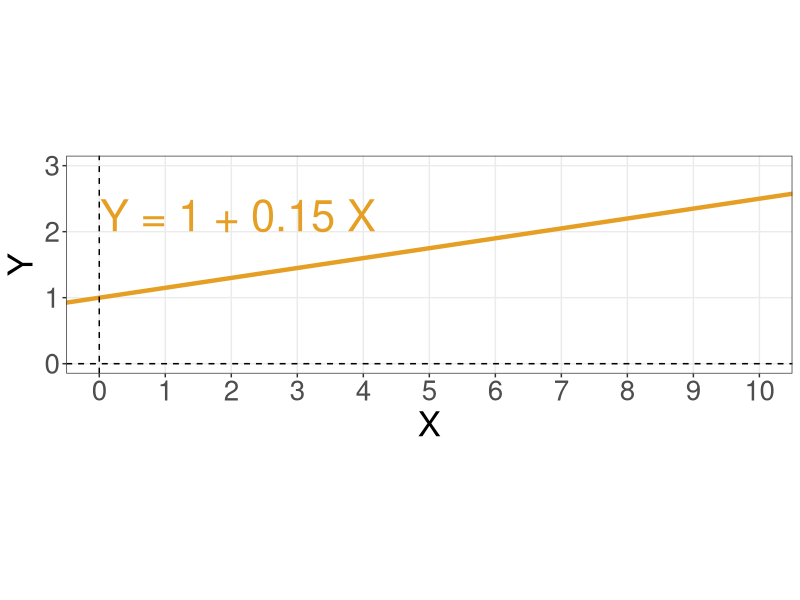
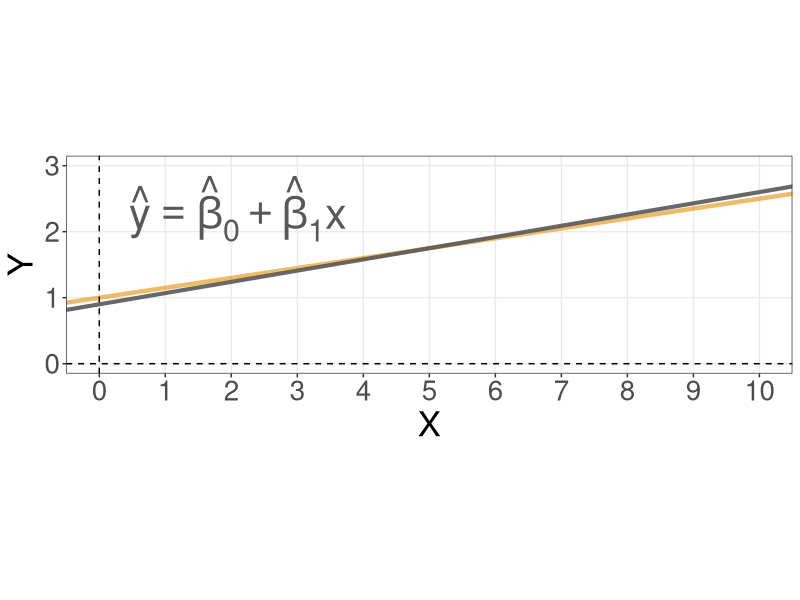
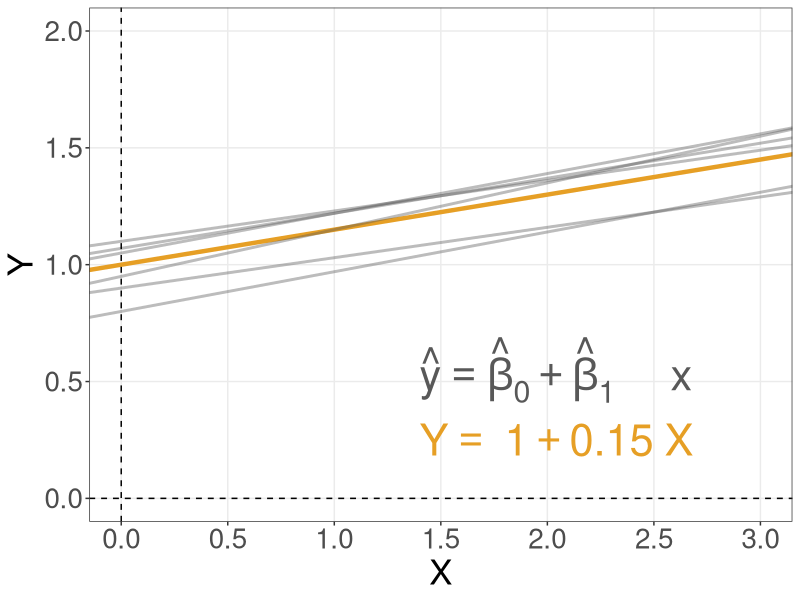
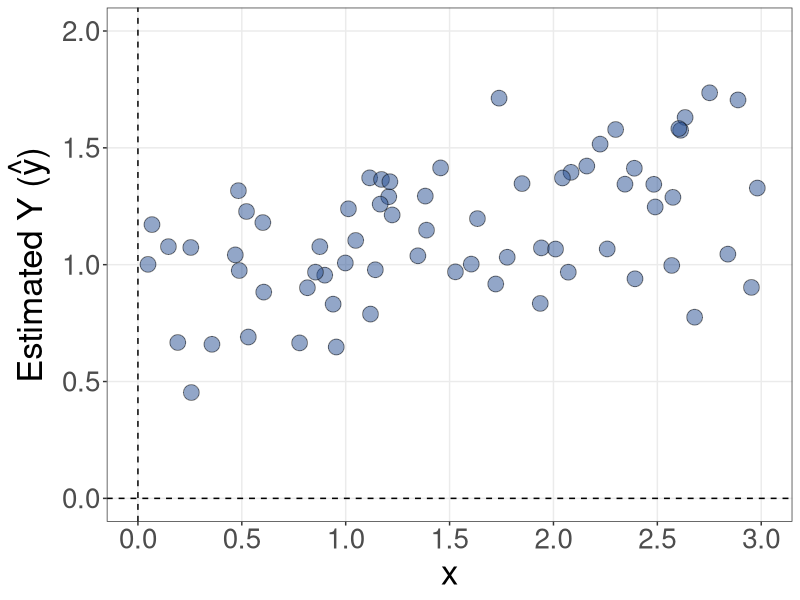
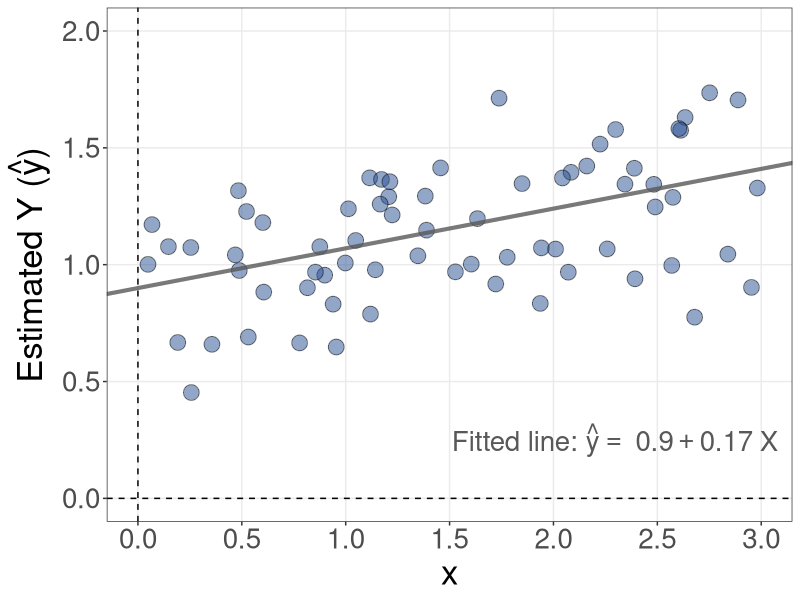
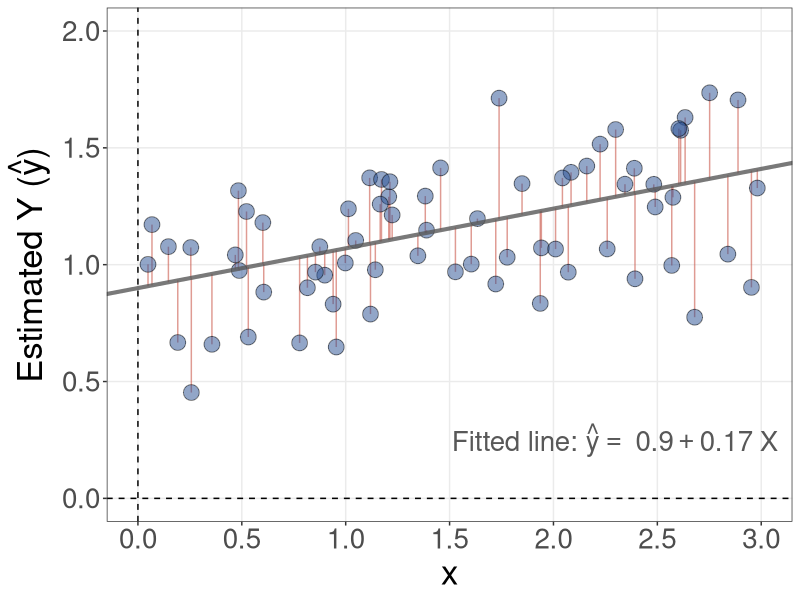

Generate these figures, in order, with R:
## ---- chunk 1
# | data-id=1
library(ggplot2)

g <- 
  ggplot() + 
  theme_bw() +
	theme(legend.position = "bottom",
        legend.text = element_text(size=16),
        axis.title.x = element_text(size=25),
        axis.title.y = element_text(size=25),
        axis.text.x = element_text(size=20),
        axis.text.y = element_text(size=20),
        panel.grid.minor = element_blank(),
        aspect.ratio=3/10) +
  scale_x_continuous(name="X", limits=c(0, 10), breaks=seq(-1,10,1)) +
  scale_y_continuous(name="Y", limits=c(0, 3), breaks=seq(-1,4,1)) +
  geom_abline(intercept=1, slope=0.15, size=1.5, color="#E69F25", alpha=1.0) +
  geom_vline(xintercept = 0, linetype="dashed") +
  geom_hline(yintercept = 0, linetype="dashed") +
  annotate(geom="text", x=2.1, y=2.25, label="Y = 1 + 0.15 X", color="#E69F25", size=11)
g
## ---- chunk 2
# | data-id=1

library(ggplot2)

g <- 
  ggplot() + 

  # TRUE LINE
  geom_abline(intercept=1, slope=0.15, size=1.5, color="#E69F25", alpha=0.7) +
  # ESTIMATE
  geom_abline(intercept=0.90, slope=0.17, size=1.4, color="#585858", alpha=0.9) +

  # TEXT
  annotate(geom="text", x=2.1, y=2.35, color="#585858", size=11,
           label=expression(hat(y) == hat(beta)[0] + hat(beta)[1] * x)) +
  
  # EXTRA
  geom_vline(xintercept = 0, linetype="dashed") +
  geom_hline(yintercept = 0, linetype="dashed") +
  # THEMING
  theme_bw() +
	theme(legend.position = "bottom",
        legend.text = element_text(size=16),
        axis.title.x = element_text(size=25),
        axis.title.y = element_text(size=25),
        axis.text.x = element_text(size=20),
        axis.text.y = element_text(size=20),
        panel.grid.minor = element_blank(),
        aspect.ratio=3/10) +
  scale_x_continuous(name="X", limits=c(0, 10), breaks=seq(-1,10,1)) +
  scale_y_continuous(name="Y", limits=c(0, 3), breaks=seq(-1,4,1))


g
## ---- chunk 3
# | data-id=1

library(ggplot2)

g <- 
  ggplot() + 

  # TRUE LINE
  geom_abline(intercept=1, slope=0.15, size=1.5, color="#E69F25", alpha=1.0) +
  # ESTIMATES
  geom_abline(intercept=0.80, slope=0.17, size=1, color="#585858", alpha=0.4) +
  geom_abline(intercept=0.90, slope=0.13, size=1, color="#585858", alpha=0.4) +
  geom_abline(intercept=0.95, slope=0.20, size=1, color="#585858", alpha=0.4) +
  geom_abline(intercept=1.10, slope=0.13, size=1, color="#585858", alpha=0.4) +
  geom_abline(intercept=1.05, slope=0.17, size=1, color="#585858", alpha=0.4) +
  geom_abline(intercept=1.07, slope=0.15, size=1, color="#585858", alpha=0.4) +

  # TEXT
  annotate(geom="text", x=1.4, y=0.55, color="#585858", size=11, hjust=0,
           label=expression(hat(y) == hat(beta)[0] + hat(beta)[1] * ~~~~~x)) +
  annotate(geom="text", x=1.4, y=0.25, color="#E69F25", size=11, hjust=0,
           label=expression(Y == ~1 + 0.15 * ~X)) +

  # EXTRA
  geom_vline(xintercept = 0, linetype="dashed") +
  geom_hline(yintercept = 0, linetype="dashed") +
  # THEMING
  theme_bw() +
	theme(legend.position = "bottom",
        legend.text = element_text(size=16),
        axis.title.x = element_text(size=25),
        axis.title.y = element_text(size=25),
        axis.text.x = element_text(size=20),
        axis.text.y = element_text(size=20),
        panel.grid.minor = element_blank()) +
  scale_x_continuous(name="X", limits=c(0, 3), breaks=seq(-1,10,0.5)) +
  scale_y_continuous(name="Y", limits=c(0, 2), breaks=seq(-1,4,0.5))




g
## ---- chunk 4
# | data-id=1

library(ggplot2)

set.seed(10)
x <- rnorm(100, mean=1.5, sd=1.5)
y_true <- 0.9 + 0.17*x
y_real <- y_true + rnorm(100, mean=0, sd=0.25)

df <- data.frame(x=x, y_true=y_true, y_real=y_real)

g <- 
  ggplot(df, aes(x=x, y=y_real)) + 

  geom_point(shape=21, size=5, fill="#274f92", alpha=0.5) +


  # EXTRA
  geom_vline(xintercept = 0, linetype="dashed") +
  geom_hline(yintercept = 0, linetype="dashed") +
  # THEMING
  theme_bw() +
	theme(legend.position = "bottom",
        legend.text = element_text(size=16),
        axis.title.x = element_text(size=25),
        axis.title.y = element_text(size=25),
        axis.text.x = element_text(size=20),
        axis.text.y = element_text(size=20),
        panel.grid.minor = element_blank()) +
  scale_x_continuous(name="x", limits=c(0, 3), breaks=seq(-1,10,0.5)) +
  scale_y_continuous(name=expression(paste("Estimated Y (", hat(y), ")")), limits=c(0, 2), breaks=seq(-1,4,0.5))




g
## ---- chunk 5
# | data-id=1

library(ggplot2)

set.seed(10)
x <- rnorm(100, mean=1.5, sd=1.5)
y_true <- 0.9 + 0.17*x
y_real <- y_true + rnorm(100, mean=0, sd=0.25)

df <- data.frame(x=x, y_true=y_true, y_real=y_real)

g <- 
  ggplot(df, aes(x=x, y=y_real)) + 
  geom_point(shape=21, size=5, fill="#274f92", alpha=0.5) +
 

  # ESTIMATES
  geom_abline(intercept=0.90, slope=0.17, size=1.4, color="#585858", alpha=0.8) +


  annotate(geom="text", x=1.51, y=0.25, color="#585858", size=7, hjust=0,
           label=expression(paste("Fitted line: ", hat(y) == ~0.90 + 0.17 * ~X))) +

  # EXTRA
  geom_vline(xintercept = 0, linetype="dashed") +
  geom_hline(yintercept = 0, linetype="dashed") +
  # THEMING
  theme_bw() +
	theme(legend.position = "bottom",
        legend.text = element_text(size=16),
        axis.title.x = element_text(size=25),
        axis.title.y = element_text(size=25),
        axis.text.x = element_text(size=20),
        axis.text.y = element_text(size=20),
        panel.grid.minor = element_blank()) +
  scale_x_continuous(name="x", limits=c(0, 3), breaks=seq(-1,10,0.5)) +
  scale_y_continuous(name=expression(paste("Estimated Y (", hat(y), ")")), limits=c(0, 2), breaks=seq(-1,4,0.5))




g
## ---- chunk 6
# | data-id=1

library(ggplot2)

set.seed(10)
x <- rnorm(100, mean=1.5, sd=1.5)
y_true <- 0.9 + 0.17*x
y_real <- y_true + rnorm(100, mean=0, sd=0.25)

df <- data.frame(x=x, y_true=y_true, y_real=y_real)

g <- 
  ggplot(df, aes(x=x, y=y_real)) + 

  geom_segment(aes(x=x, xend=x, y=y_true, yend=y_real), alpha=0.6, color="#c9594c") +
  geom_point(shape=21, size=5, fill="#274f92", alpha=0.5) +
 

  # ESTIMATES
  geom_abline(intercept=0.90, slope=0.17, size=1.4, color="#585858", alpha=0.8) +


  annotate(geom="text", x=1.51, y=0.25, color="#585858", size=7, hjust=0,
           label=expression(paste("Fitted line: ", hat(y) == ~0.90 + 0.17 * ~X))) +

  # EXTRA
  geom_vline(xintercept = 0, linetype="dashed") +
  geom_hline(yintercept = 0, linetype="dashed") +
  # THEMING
  theme_bw() +
	theme(legend.position = "bottom",
        legend.text = element_text(size=16),
        axis.title.x = element_text(size=25),
        axis.title.y = element_text(size=25),
        axis.text.x = element_text(size=20),
        axis.text.y = element_text(size=20),
        panel.grid.minor = element_blank()) +
  scale_x_continuous(name="x", limits=c(0, 3), breaks=seq(-1,10,0.5)) +
  scale_y_continuous(name=expression(paste("Estimated Y (", hat(y), ")")), limits=c(0, 2), breaks=seq(-1,4,0.5))




g
